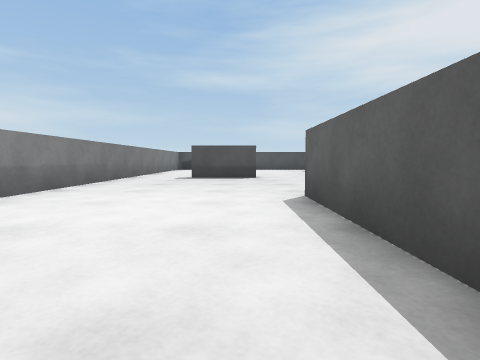
view 1 (above)

14 first-person views from a walk through a 3-D level made in the Unity game engine. The camera is 0.55 m above the floor, tilts 4° down and sees 80° across. The floor is counted in squares, 1 m on a side. Each view is taken from the middle of a square. On the plan, view 1 faces up. The plan holds only what a view shows up to about 9 squares ahead; the rest is blank. The player is left out.

view 2
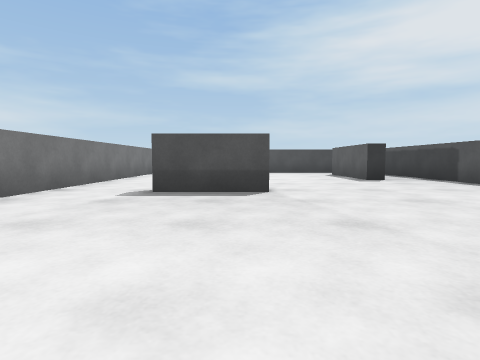

view 3
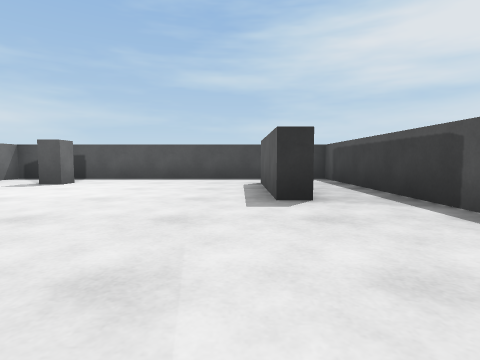

view 4
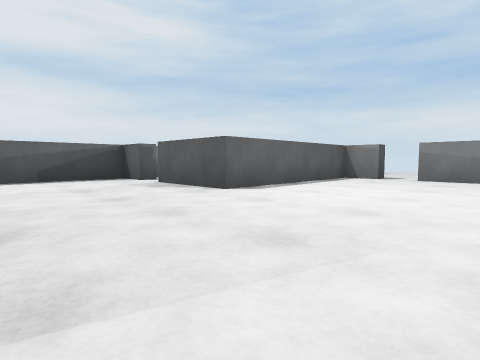

view 5
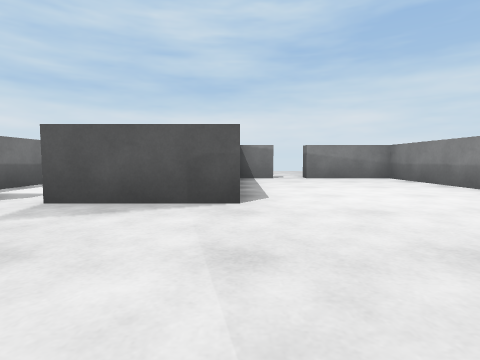

view 6
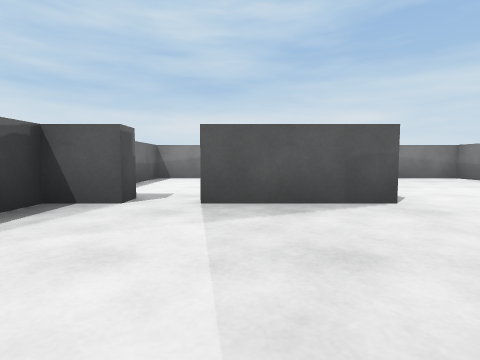

view 7
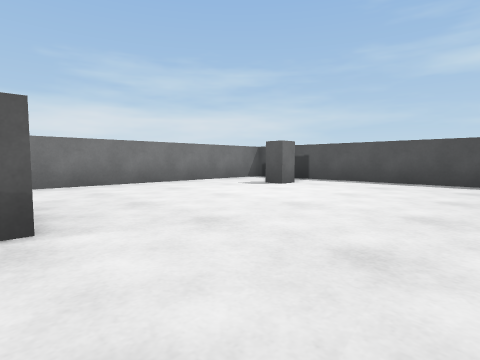

view 8
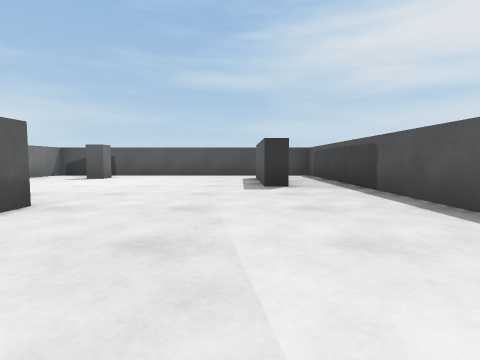

view 9
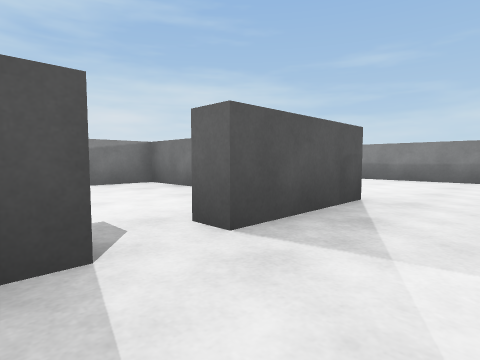

view 10
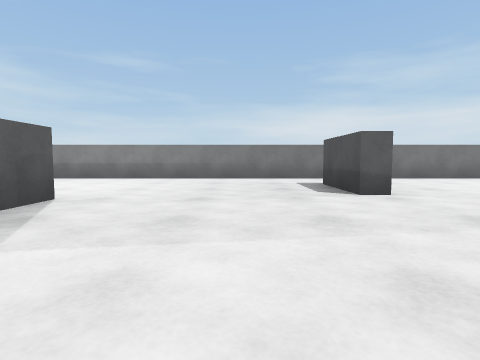

view 11
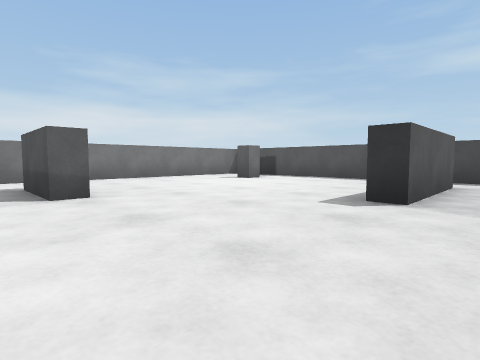

view 12
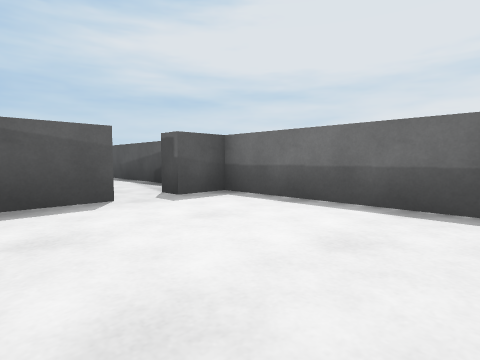

view 13
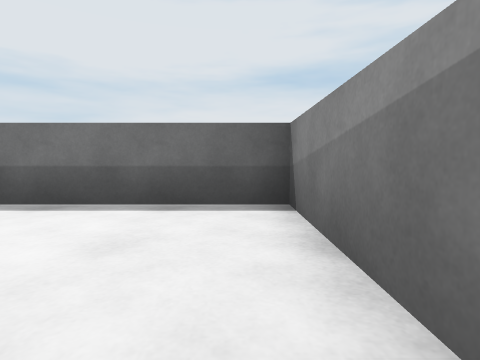

view 14
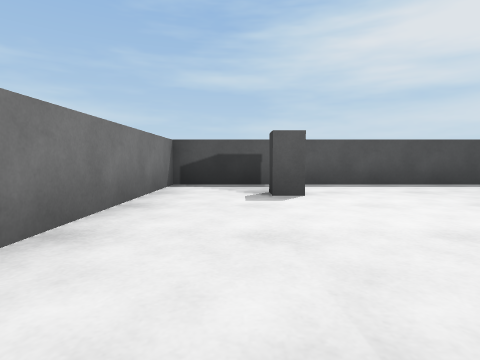

### Floor plan
Ten units are one square. View 1 is at (0, 0); x grows to the right and y downward. Boxes are objects, and circles mark ways between rooms. Rooms are numbered by the first view taken in them; rooms with no view inside come last. Other rooms are left out.
<svg viewBox="-40 -169 100 184">
<path fill="none" stroke="#000" d="M5 -95 5 -89 -15 -89M45 -39 45 -44 55 -44 55 -164 -35 -164 -35 6 -10 6M-10 -150 -10 -144 -15 -144 -15 -149M40 -149 40 -119 35 -119 35 -149M0 6 10 6 10 -44 35 -44 35 -39M15 -11 15 6 55 6 55 -39 45 -39M35 -39 22 -39"/>
<circle cx="40" cy="-40" r="3" fill="#2a7"/>
<text x="10" y="-90">1</text>
<text x="30" y="-20">2</text>
</svg>
Room 1 opens to room 2.

Where each view was taken, in squares from view 1:
view 1: 0 up, 0 right, facing up
view 2: 4 up, 0 right, facing up
view 3: 8 up, 3 right, facing up
view 4: 8 up, 3 left, facing down-right
view 5: 8 up, 1 right, facing down
view 6: 8 up, 3 right, facing down
view 7: 9 up, 3 right, facing up-left
view 8: 6 up, 3 right, facing up
view 9: 6 up, 5 right, facing down-left
view 10: 7 up, 5 right, facing left
view 11: 8 up, 5 right, facing up-left
view 12: 0 up, 2 right, facing up-right
view 13: 0 up, 2 right, facing right
view 14: 10 up, 2 left, facing up
